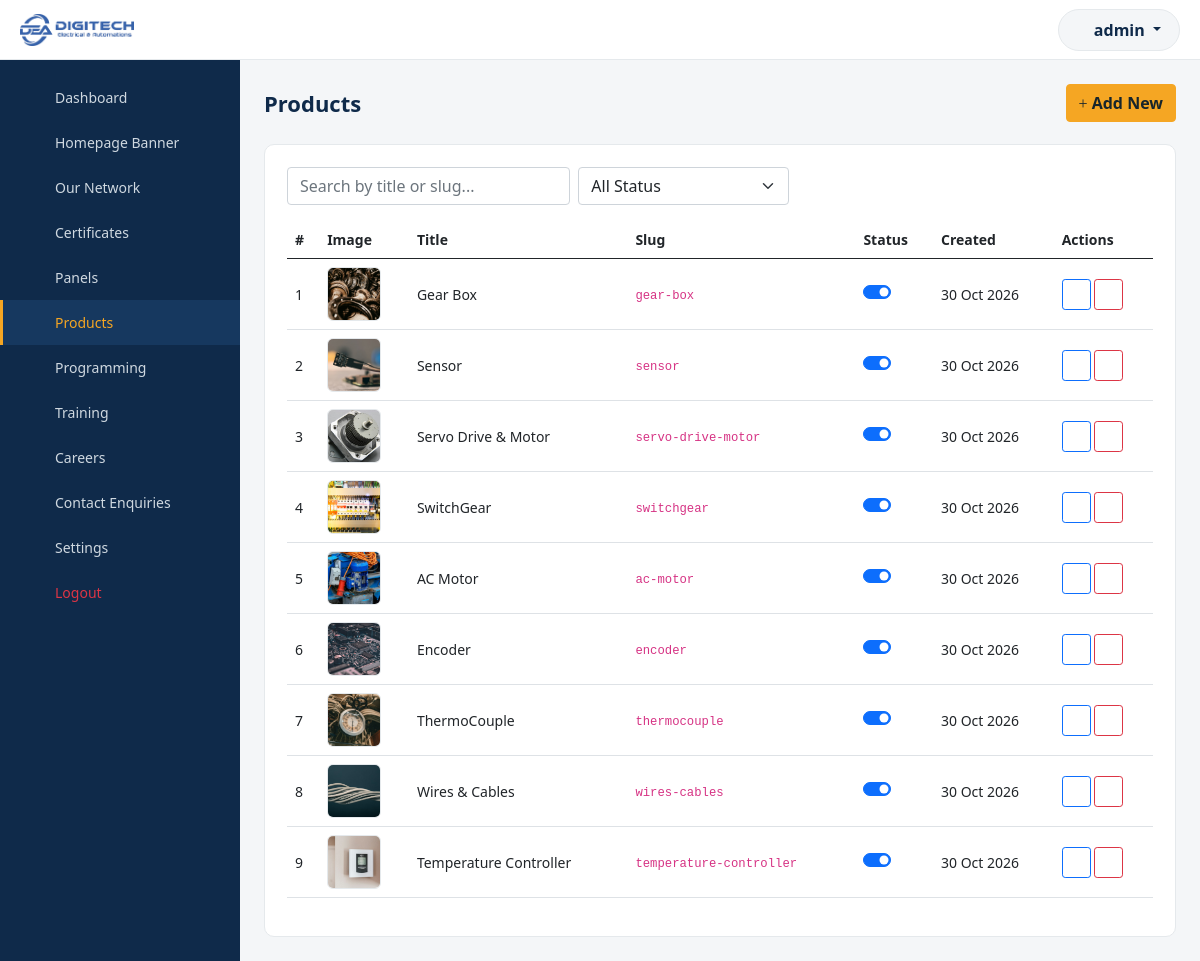
Page /ktgadmin/products/index.php (signed in) on the committed database.
### tables this page shows
CREATE TABLE `tbl_products` (
  `id` INT UNSIGNED NOT NULL AUTO_INCREMENT,
  `slug` VARCHAR(150) NOT NULL,
  `title` VARCHAR(150) NOT NULL,
  `image` VARCHAR(255) NOT NULL,
  `description` TEXT NOT NULL,
  `points` TEXT NULL,
  `meta_title` VARCHAR(255) NULL,
  `meta_description` TEXT NULL,
  `meta_keywords` VARCHAR(255) NULL,
  `display_order` INT NOT NULL DEFAULT 0,
  `status` TINYINT(1) NOT NULL DEFAULT 1,
  `created_at` DATETIME NOT NULL,
  `updated_at` DATETIME NOT NULL,
  PRIMARY KEY (`id`),
  UNIQUE KEY `uq_product_slug` (`slug`)
);

### ktgadmin/includes/functions.php (called while the page is built, shortened)
<?php
function clean($str)
{
    return htmlspecialchars(trim((string) $str), ENT_QUOTES, 'UTF-8');
}
function upload_url($relativePath)
{
    return UPLOAD_URL . '/' . ltrim($relativePath, '/');
}

### ktgadmin/products/index.php (the view, shortened to what this page needs)
<?php
require_once __DIR__ . '/../includes/db.php';
require_once __DIR__ . '/../includes/functions.php';
$q = trim($_GET['q'] ?? '');
$where = [];
$whereSql = $where ? ('WHERE ' . implode(' AND ', $where)) : '';
$stmt = mysqli_prepare($conn, "SELECT * FROM tbl_products $whereSql ORDER BY display_order ASC, id DESC");
mysqli_stmt_execute($stmt);
$rows = mysqli_stmt_get_result($stmt);
$activeModule = 'products';
require_once __DIR__ . '/../includes/header.php';
require_once __DIR__ . '/../includes/sidebar.php';
?>
<div class="page-header">
    <h1>Products</h1>
    <a href="add.php" class="btn btn-admin-primary"><i class="fa-light fa-plus"></i> Add New</a>
</div>
<div class="admin-card">
    <form method="get" class="row g-2 mb-3">
        <div class="col-md-4"><input type="text" name="q" class="form-control filter-search" placeholder="Search by title or slug..." value="<?php echo clean($q); ?>"></div>
        <div class="col-md-3">
            <select name="status" class="form-select filter-select">
                <option value="">All Status</option>
            </select>
        </div>
    </form>
    <div class="table-responsive">
        <table class="table align-middle">
            <thead><tr><th>#</th><th>Image</th><th>Title</th><th>Slug</th><th>Status</th><th>Created</th><th>Actions</th></tr></thead>
            <tbody>
                <?php if (mysqli_num_rows($rows) === 0): ?>
                <tr><td colspan="7" class="text-center text-muted py-4">No products found.</td></tr>
                <?php else: $i = 1; while ($row = mysqli_fetch_assoc($rows)): ?>
                <tr>
                    <td><?php echo $i++; ?></td>
                    <td><img src="<?php echo upload_url($row['image']); ?>" class="table-thumb" alt="<?php echo clean($row['title']); ?>"></td>
                    <td><?php echo clean($row['title']); ?></td>
                    <td><code><?php echo clean($row['slug']); ?></code></td>
                    <td>
                        <div class="form-check form-switch">
                            <input type="checkbox" class="form-check-input status-toggle" data-url="../ajax/products.php" data-id="<?php echo $row['id']; ?>" <?php echo $row['status'] ? 'checked' : ''; ?>>
                        </div>
                    </td>
                    <td><?php echo date('d M Y', strtotime($row['created_at'])); ?></td>
                    <td>
                        <a href="edit.php?id=<?php echo $row['id']; ?>" class="btn btn-sm btn-outline-primary"><i class="fa-light fa-pen"></i></a>
                        <button type="button" class="btn btn-sm btn-outline-danger btn-delete-ajax" data-url="../ajax/products.php" data-id="<?php echo $row['id']; ?>"><i class="fa-light fa-trash"></i></button>
                    </td>
                </tr>
                <?php endwhile; endif; ?>
            </tbody>
        </table>
    </div>
</div>
<?php require_once __DIR__ . '/../includes/footer.php'; ?>

### ktgadmin/includes/header.php (shortened to what this page needs)
<?php
$adminUsername = $_SESSION['admin_username'] ?? 'Admin';
?>
<!doctype html>
<html lang="en">
<head>
    <link rel="stylesheet" href="<?php echo SITE_URL; ?>/css/bootstrap.min.css">
    <link rel="stylesheet" href="<?php echo SITE_URL; ?>/fontawesome-pro/css/all.min.css">
    <link rel="stylesheet" href="<?php echo ADMIN_URL; ?>/css/admin.css">
</head>
<body>
<div class="admin-wrapper">
    <header class="admin-topbar">
        <div class="admin-topbar-brand">
            <img src="<?php echo SITE_URL; ?>/img/logo/dena-logo-png.png" alt="Digitech">
        </div>
        <div class="admin-topbar-profile dropdown">
            <button class="btn dropdown-toggle admin-profile-btn" type="button" data-bs-toggle="dropdown" aria-expanded="false">
                <i class="fa-light fa-circle-user"></i> <?php echo clean($adminUsername); ?>
            </button>
        </div>
    </header>
    <div class="admin-body">

### ktgadmin/includes/sidebar.php (shortened to what this page needs)
<?php
$currentModule = isset($activeModule) ? $activeModule : '';
$navItems = [
    'dashboard' => ['label' => 'Dashboard', 'icon' => 'fa-gauge-high', 'href' => ADMIN_URL . '/dashboard.php'],
    'banners' => ['label' => 'Homepage Banner', 'icon' => 'fa-images', 'href' => ADMIN_URL . '/banners/index.php'],
    'network' => ['label' => 'Our Network', 'icon' => 'fa-diagram-project', 'href' => ADMIN_URL . '/network/index.php'],
    'certificates' => ['label' => 'Certificates', 'icon' => 'fa-certificate', 'href' => ADMIN_URL . '/certificates/index.php'],
    'panels' => ['label' => 'Panels', 'icon' => 'fa-server', 'href' => ADMIN_URL . '/panels/index.php'],
    'products' => ['label' => 'Products', 'icon' => 'fa-boxes-stacked', 'href' => ADMIN_URL . '/products/index.php'],
    'programming' => ['label' => 'Programming', 'icon' => 'fa-code', 'href' => ADMIN_URL . '/programming/index.php'],
    'training' => ['label' => 'Training', 'icon' => 'fa-chalkboard-user', 'href' => ADMIN_URL . '/training/index.php'],
    'careers' => ['label' => 'Careers', 'icon' => 'fa-briefcase', 'href' => ADMIN_URL . '/careers/index.php'],
    'enquiries' => ['label' => 'Contact Enquiries', 'icon' => 'fa-envelope', 'href' => ADMIN_URL . '/enquiries/index.php'],
    'settings' => ['label' => 'Settings', 'icon' => 'fa-gear', 'href' => ADMIN_URL . '/settings/index.php'],
];
?>
<aside class="admin-sidebar" id="adminSidebar">
    <nav class="admin-nav">
        <ul>
            <?php foreach ($navItems as $key => $navItem): ?>
            <li class="<?php echo $currentModule === $key ? 'active' : ''; ?>">
                <a href="<?php echo $navItem['href']; ?>">
                    <i class="fa-light <?php echo $navItem['icon']; ?>"></i>
                    <span><?php echo clean($navItem['label']); ?></span>
                </a>
            </li>
            <?php endforeach; ?>
            <li>
                <a href="<?php echo ADMIN_URL; ?>/logout.php" class="text-danger">
                    <i class="fa-light fa-right-from-bracket"></i>
                    <span>Logout</span>
                </a>
            </li>
        </ul>
    </nav>
</aside>
<main class="admin-content">

### ktgadmin/includes/footer.php (shortened to what this page needs)
    </main>
    </div>
</div>
</body>
</html>

### ktgadmin/css/admin.css (style rules this page uses)
:root { --admin-primary: #F5A623; --admin-dark: #0F2A4A; --admin-dark-2: #16385f; --admin-bg: #f4f6f8; --admin-border: #e5e9ec; }
* { box-sizing: border-box; }
body { background: var(--admin-bg); font-family: system-ui, -apple-system, "Segoe UI", Roboto, sans-serif; font-size: 14px; color: #23303d; margin: 0; }
a { text-decoration: none; }
.admin-topbar { position: fixed; top: 0; left: 0; right: 0; height: 60px; background: #fff; border-bottom: 1px solid var(--admin-border); display: flex; align-items: center; padding: 0 20px; z-index: 1030; gap: 15px; }
.admin-topbar-brand { display: flex; align-items: center; gap: 10px; font-weight: 700; color: var(--admin-dark); }
.admin-topbar-brand img { height: 32px; width: auto; }
.admin-topbar-profile { margin-left: auto; }
.admin-profile-btn { background: var(--admin-bg); border: 1px solid var(--admin-border); color: var(--admin-dark); font-weight: 600; border-radius: 30px; padding: 8px 18px; }
.admin-body { display: flex; margin-top: 60px; min-height: calc(100vh - 60px); }
.admin-sidebar { position: fixed; top: 60px; bottom: 0; left: 0; width: 240px; background: var(--admin-dark); overflow-y: auto; z-index: 1020; transition: transform .25s ease; }
.admin-nav ul { list-style: none; margin: 0; padding: 15px 0; }
.admin-nav li a { display: flex; align-items: center; gap: 12px; padding: 12px 22px; color: #cfd8e0; font-weight: 500; transition: all .15s ease; border-left: 3px solid transparent; }
.admin-nav li a i { width: 18px; text-align: center; font-size: 15px; }
.admin-nav li.active a { background: var(--admin-dark-2); color: var(--admin-primary); border-left-color: var(--admin-primary); }
.admin-content { margin-left: 240px; padding: 24px; width: calc(100% - 240px); }
.page-header { display: flex; align-items: center; justify-content: space-between; flex-wrap: wrap; gap: 12px; margin-bottom: 22px; }
.page-header h1 { font-size: 22px; margin: 0; color: var(--admin-dark); font-weight: 700; }
.admin-card { background: #fff; border-radius: 10px; border: 1px solid var(--admin-border); padding: 22px; }
.table-thumb { width: 54px; height: 54px; object-fit: cover; border-radius: 6px; border: 1px solid var(--admin-border); }
.btn-admin-primary { background: var(--admin-primary); border-color: var(--admin-primary); color: #17252b; font-weight: 600; }
.status-toggle { cursor: pointer; }

### rows in the picture
tbl_products: image (picture), title "Gear Box", slug "gear-box", status "☑", created_at "30 Oct 2026"
tbl_products: image (picture), title "Sensor", slug "sensor", status "☑", created_at "30 Oct 2026"
tbl_products: image (picture), title "Servo Drive & Motor", slug "servo-drive-motor", status "☑", created_at "30 Oct 2026"
tbl_products: image (picture), title "SwitchGear", slug "switchgear", status "☑", created_at "30 Oct 2026"
tbl_products: image (picture), title "AC Motor", slug "ac-motor", status "☑", created_at "30 Oct 2026"
tbl_products: image (picture), title "Encoder", slug "encoder", status "☑", created_at "30 Oct 2026"
tbl_products: image (picture), title "ThermoCouple", slug "thermocouple", status "☑", created_at "30 Oct 2026"
tbl_products: image (picture), title "Wires & Cables", slug "wires-cables", status "☑", created_at "30 Oct 2026"
tbl_products: image (picture), title "Temperature Controller", slug "temperature-controller", status "☑", created_at "30 Oct 2026"

### other values in the picture
$adminUsername "admin"
$navItem['label'] "Dashboard"
$navItem['label'] "Homepage Banner"
$navItem['label'] "Our Network"
$navItem['label'] "Certificates"
$navItem['label'] "Panels"
$navItem['label'] "Products"
$navItem['label'] "Programming"
$navItem['label'] "Training"
$navItem['label'] "Careers"
$navItem['label'] "Contact Enquiries"
$navItem['label'] "Settings"
